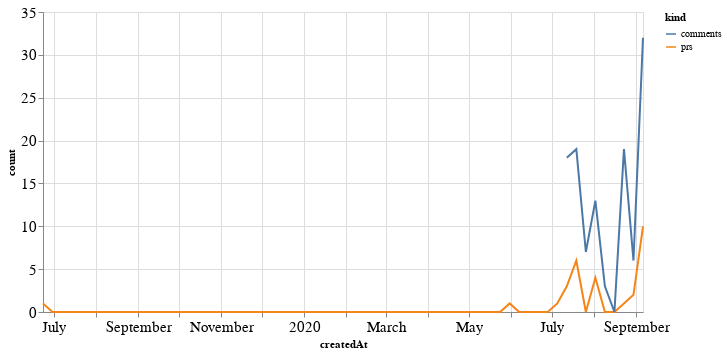

Notebook cell for this chart:
### Code cell
alt.Chart(total_time, width=600).mark_line().encode(
    x='createdAt',
    y='count',
    color='kind'
)

### Figure 1 — Vega-Lite specification as saved in the notebook (floating-point values rounded to 4 significant figures)
{"config": {"axisLeft": {"labelFontSize": 15}, "axisBottom": {"labelFontSize": 15}}, "data": {"name": "data-74920a1b6980ec624fa4600ce22939f2"}, "mark": "line", "encoding": {"color": {"type": "nominal", "field": "kind"}, "x": {"type": "temporal", "field": "createdAt"}, "y": {"type": "quantitative", "field": "count"}}, "width": 600, "$schema": "https://vega.github.io/schema/vega-lite/v4.8.1.json", "datasets": {"data-74920a1b6980ec624fa4600ce22939f2": [{"createdAt": "2019-06-23T00:00:00", "kind": "prs", "count": 1.0}, {"createdAt": "2019-06-30T00:00:00", "kind": "prs", "count": 0.0}, {"createdAt": "2019-07-07T00:00:00", "kind": "prs", "count": 0.0}, {"createdAt": "2019-07-14T00:00:00", "kind": "prs", "count": 0.0}, {"createdAt": "2019-07-21T00:00:00", "kind": "prs", "count": 0.0}, {"createdAt": "2019-07-28T00:00:00", "kind": "prs", "count": 0.0}, {"createdAt": "2019-08-04T00:00:00", "kind": "prs", "count": 0.0}, {"createdAt": "2019-08-11T00:00:00", "kind": "prs", "count": 0.0}, {"createdAt": "2019-08-18T00:00:00", "kind": "prs", "count": 0.0}, {"createdAt": "2019-08-25T00:00:00", "kind": "prs", "count": 0.0}, {"createdAt": "2019-09-01T00:00:00", "kind": "prs", "count": 0.0}, {"createdAt": "2019-09-08T00:00:00", "kind": "prs", "count": 0.0}, {"createdAt": "2019-09-15T00:00:00", "kind": "prs", "count": 0.0}, {"createdAt": "2019-09-22T00:00:00", "kind": "prs", "count": 0.0}, {"createdAt": "2019-09-29T00:00:00", "kind": "prs", "count": 0.0}, {"createdAt": "2019-10-06T00:00:00", "kind": "prs", "count": 0.0}, {"createdAt": "2019-10-13T00:00:00", "kind": "prs", "count": 0.0}, {"createdAt": "2019-10-20T00:00:00", "kind": "prs", "count": 0.0}, {"createdAt": "2019-10-27T00:00:00", "kind": "prs", "count": 0.0}, {"createdAt": "2019-11-03T00:00:00", "kind": "prs", "count": 0.0}, {"createdAt": "2019-11-10T00:00:00", "kind": "prs", "count": 0.0}, {"createdAt": "2019-11-17T00:00:00", "kind": "prs", "count": 0.0}, {"createdAt": "2019-11-24T00:00:00", "kind": "prs", "count": 0.0}, {"createdAt": "2019-12-01T00:00:00", "kind": "prs", "count": 0.0}, {"createdAt": "2019-12-08T00:00:00", "kind": "prs", "count": 0.0}, {"createdAt": "2019-12-15T00:00:00", "kind": "prs", "count": 0.0}, {"createdAt": "2019-12-22T00:00:00", "kind": "prs", "count": 0.0}, {"createdAt": "2019-12-29T00:00:00", "kind": "prs", "count": 0.0}, {"createdAt": "2020-01-05T00:00:00", "kind": "prs", "count": 0.0}, {"createdAt": "2020-01-12T00:00:00", "kind": "prs", "count": 0.0}, {"createdAt": "2020-01-19T00:00:00", "kind": "prs", "count": 0.0}, {"createdAt": "2020-01-26T00:00:00", "kind": "prs", "count": 0.0}, {"createdAt": "2020-02-02T00:00:00", "kind": "prs", "count": 0.0}, {"createdAt": "2020-02-09T00:00:00", "kind": "prs", "count": 0.0}, {"createdAt": "2020-02-16T00:00:00", "kind": "prs", "count": 0.0}, {"createdAt": "2020-02-23T00:00:00", "kind": "prs", "count": 0.0}, {"createdAt": "2020-03-01T00:00:00", "kind": "prs", "count": 0.0}, {"createdAt": "2020-03-08T00:00:00", "kind": "prs", "count": 0.0}, {"createdAt": "2020-03-15T00:00:00", "kind": "prs", "count": 0.0}, {"createdAt": "2020-03-22T00:00:00", "kind": "prs", "count": 0.0}, {"createdAt": "2020-03-29T00:00:00", "kind": "prs", "count": 0.0}, {"createdAt": "2020-04-05T00:00:00", "kind": "prs", "count": 0.0}, {"createdAt": "2020-04-12T00:00:00", "kind": "prs", "count": 0.0}, {"createdAt": "2020-04-19T00:00:00", "kind": "prs", "count": 0.0}, {"createdAt": "2020-04-26T00:00:00", "kind": "prs", "count": 0.0}, {"createdAt": "2020-05-03T00:00:00", "kind": "prs", "count": 0.0}, {"createdAt": "2020-05-10T00:00:00", "kind": "prs", "count": 0.0}, {"createdAt": "2020-05-17T00:00:00", "kind": "prs", "count": 0.0}, {"createdAt": "2020-05-24T00:00:00", "kind": "prs", "count": 0.0}, {"createdAt": "2020-05-31T00:00:00", "kind": "prs", "count": 1.0}, {"createdAt": "2020-06-07T00:00:00", "kind": "prs", "count": 0.0}, {"createdAt": "2020-06-14T00:00:00", "kind": "prs", "count": 0.0}, {"createdAt": "2020-06-21T00:00:00", "kind": "prs", "count": 0.0}, {"createdAt": "2020-06-28T00:00:00", "kind": "prs", "count": 0.0}, {"createdAt": "2020-07-05T00:00:00", "kind": "prs", "count": 1.0}, {"createdAt": "2020-07-12T00:00:00", "kind": "prs", "count": 3.0}, {"createdAt": "2020-07-19T00:00:00", "kind": "prs", "count": 6.0}, {"createdAt": "2020-07-26T00:00:00", "kind": "prs", "count": 0.0}, {"createdAt": "2020-08-02T00:00:00", "kind": "prs", "count": 4.0}, {"createdAt": "2020-08-09T00:00:00", "kind": "prs", "count": 0.0}, {"createdAt": "2020-08-16T00:00:00", "kind": "prs", "count": 0.0}, {"createdAt": "2020-08-23T00:00:00", "kind": "prs", "count": 1.0}, {"createdAt": "2020-08-30T00:00:00", "kind": "prs", "count": 2.0}, {"createdAt": "2020-09-06T00:00:00", "kind": "prs", "count": 10.0}, {"createdAt": "2019-06-23T00:00:00", "kind": "comments", "count": null}, {"createdAt": "2019-06-30T00:00:00", "kind": "comments", "count": null}, {"createdAt": "2019-07-07T00:00:00", "kind": "comments", "count": null}, {"createdAt": "2019-07-14T00:00:00", "kind": "comments", "count": null}, {"createdAt": "2019-07-21T00:00:00", "kind": "comments", "count": null}, {"createdAt": "2019-07-28T00:00:00", "kind": "comments", "count": null}, {"createdAt": "2019-08-04T00:00:00", "kind": "comments", "count": null}, {"createdAt": "2019-08-11T00:00:00", "kind": "comments", "count": null}, {"createdAt": "2019-08-18T00:00:00", "kind": "comments", "count": null}, {"createdAt": "2019-08-25T00:00:00", "kind": "comments", "count": null}, {"createdAt": "2019-09-01T00:00:00", "kind": "comments", "count": null}, {"createdAt": "2019-09-08T00:00:00", "kind": "comments", "count": null}, {"createdAt": "2019-09-15T00:00:00", "kind": "comments", "count": null}, {"createdAt": "2019-09-22T00:00:00", "kind": "comments", "count": null}, {"createdAt": "2019-09-29T00:00:00", "kind": "comments", "count": null}, {"createdAt": "2019-10-06T00:00:00", "kind": "comments", "count": null}, {"createdAt": "2019-10-13T00:00:00", "kind": "comments", "count": null}, {"createdAt": "2019-10-20T00:00:00", "kind": "comments", "count": null}, {"createdAt": "2019-10-27T00:00:00", "kind": "comments", "count": null}, {"createdAt": "2019-11-03T00:00:00", "kind": "comments", "count": null}, {"createdAt": "2019-11-10T00:00:00", "kind": "comments", "count": null}, {"createdAt": "2019-11-17T00:00:00", "kind": "comments", "count": null}, {"createdAt": "2019-11-24T00:00:00", "kind": "comments", "count": null}, {"createdAt": "2019-12-01T00:00:00", "kind": "comments", "count": null}, {"createdAt": "2019-12-08T00:00:00", "kind": "comments", "count": null}, {"createdAt": "2019-12-15T00:00:00", "kind": "comments", "count": null}, {"createdAt": "2019-12-22T00:00:00", "kind": "comments", "count": null}, {"createdAt": "2019-12-29T00:00:00", "kind": "comments", "count": null}, {"createdAt": "2020-01-05T00:00:00", "kind": "comments", "count": null}, {"createdAt": "2020-01-12T00:00:00", "kind": "comments", "count": null}, {"createdAt": "2020-01-19T00:00:00", "kind": "comments", "count": null}, {"createdAt": "2020-01-26T00:00:00", "kind": "comments", "count": null}, {"createdAt": "2020-02-02T00:00:00", "kind": "comments", "count": null}, {"createdAt": "2020-02-09T00:00:00", "kind": "comments", "count": null}, {"createdAt": "2020-02-16T00:00:00", "kind": "comments", "count": null}, {"createdAt": "2020-02-23T00:00:00", "kind": "comments", "count": null}, {"createdAt": "2020-03-01T00:00:00", "kind": "comments", "count": null}, {"createdAt": "2020-03-08T00:00:00", "kind": "comments", "count": null}, {"createdAt": "2020-03-15T00:00:00", "kind": "comments", "count": null}, {"createdAt": "2020-03-22T00:00:00", "kind": "comments", "count": null}, {"createdAt": "2020-03-29T00:00:00", "kind": "comments", "count": null}, {"createdAt": "2020-04-05T00:00:00", "kind": "comments", "count": null}, {"createdAt": "2020-04-12T00:00:00", "kind": "comments", "count": null}, {"createdAt": "2020-04-19T00:00:00", "kind": "comments", "count": null}, {"createdAt": "2020-04-26T00:00:00", "kind": "comments", "count": null}, {"createdAt": "2020-05-03T00:00:00", "kind": "comments", "count": null}, {"createdAt": "2020-05-10T00:00:00", "kind": "comments", "count": null}, {"createdAt": "2020-05-17T00:00:00", "kind": "comments", "count": null}, {"createdAt": "2020-05-24T00:00:00", "kind": "comments", "count": null}, {"createdAt": "2020-05-31T00:00:00", "kind": "comments", "count": null}, {"createdAt": "2020-06-07T00:00:00", "kind": "comments", "count": null}, {"createdAt": "2020-06-14T00:00:00", "kind": "comments", "count": null}, {"createdAt": "2020-06-21T00:00:00", "kind": "comments", "count": null}, {"createdAt": "2020-06-28T00:00:00", "kind": "comments", "count": null}, {"createdAt": "2020-07-05T00:00:00", "kind": "comments", "count": null}, {"createdAt": "2020-07-12T00:00:00", "kind": "comments", "count": 18.0}, {"createdAt": "2020-07-19T00:00:00", "kind": "comments", "count": 19.0}, {"createdAt": "2020-07-26T00:00:00", "kind": "comments", "count": 7.0}, {"createdAt": "2020-08-02T00:00:00", "kind": "comments", "count": 13.0}, {"createdAt": "2020-08-09T00:00:00", "kind": "comments", "count": 3.0}, {"createdAt": "2020-08-16T00:00:00", "kind": "comments", "count": 0.0}, {"createdAt": "2020-08-23T00:00:00", "kind": "comments", "count": 19.0}, {"createdAt": "2020-08-30T00:00:00", "kind": "comments", "count": 6.0}, {"createdAt": "2020-09-06T00:00:00", "kind": "comments", "count": 32.0}]}}
